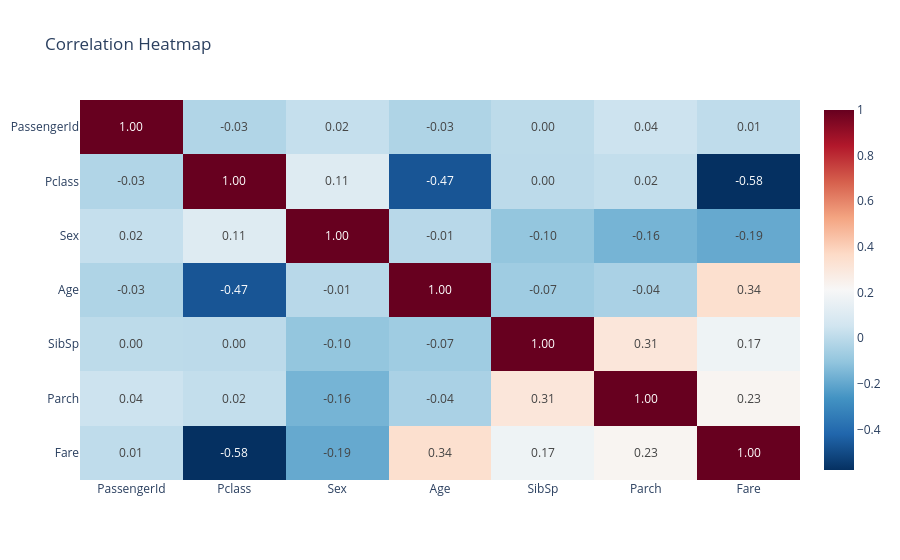

The code cell stored with this chart in its notebook:
### Code cell
corr = df.corr(numeric_only=True)

# Create heatmap
fig = px.imshow(
    corr,
    text_auto=".2f",          # Display correlation values
    color_continuous_scale="RdBu_r",  # Blue = positive, Red = negative
    aspect="auto",
    title="Correlation Heatmap"
)

fig.show()

### Figure 1 — Plotly figure (JSON) as saved in the notebook; plotly's stock layout.template omitted (floating-point values rounded to 4 significant figures)
{"data": [{"coloraxis": "coloraxis", "hovertemplate": "x: %{x}<br>y: %{y}<br>color: %{z}<extra></extra>", "name": "0", "texttemplate": "%{z:.2f}", "type": "heatmap", "x": ["PassengerId", "Pclass", "Sex", "Age", "SibSp", "Parch", "Fare"], "xaxis": "x", "y": ["PassengerId", "Pclass", "Sex", "Age", "SibSp", "Parch", "Fare"], "yaxis": "y", "z": [[1.0, -0.02675, 0.02325, -0.03145, 0.003818, 0.04308, 0.008633], [-0.02675, 1.0, 0.1086, -0.4679, 0.001087, 0.01872, -0.5773], [0.02325, 0.1086, 1.0, -0.008035, -0.09994, -0.1591, -0.192], [-0.03145, -0.4679, -0.008035, 1.0, -0.0712, -0.04373, 0.3424], [0.003818, 0.001087, -0.09994, -0.0712, 1.0, 0.3069, 0.1719], [0.04308, 0.01872, -0.1591, -0.04373, 0.3069, 1.0, 0.2303], [0.008633, -0.5773, -0.192, 0.3424, 0.1719, 0.2303, 1.0]]}], "layout": {"coloraxis": {"colorscale": [[0, "rgb(5,48,97)"], [0.1, "rgb(33,102,172)"], [0.2, "rgb(67,147,195)"], [0.3, "rgb(146,197,222)"], [0.4, "rgb(209,229,240)"], [0.5, "rgb(247,247,247)"], [0.6, "rgb(253,219,199)"], [0.7, "rgb(244,165,130)"], [0.8, "rgb(214,96,77)"], [0.9, "rgb(178,24,43)"], [1, "rgb(103,0,31)"]]}, "title": {"text": "Correlation Heatmap"}, "xaxis": {"anchor": "y", "domain": [0, 1]}, "yaxis": {"anchor": "x", "autorange": "reversed", "domain": [0, 1]}}}
